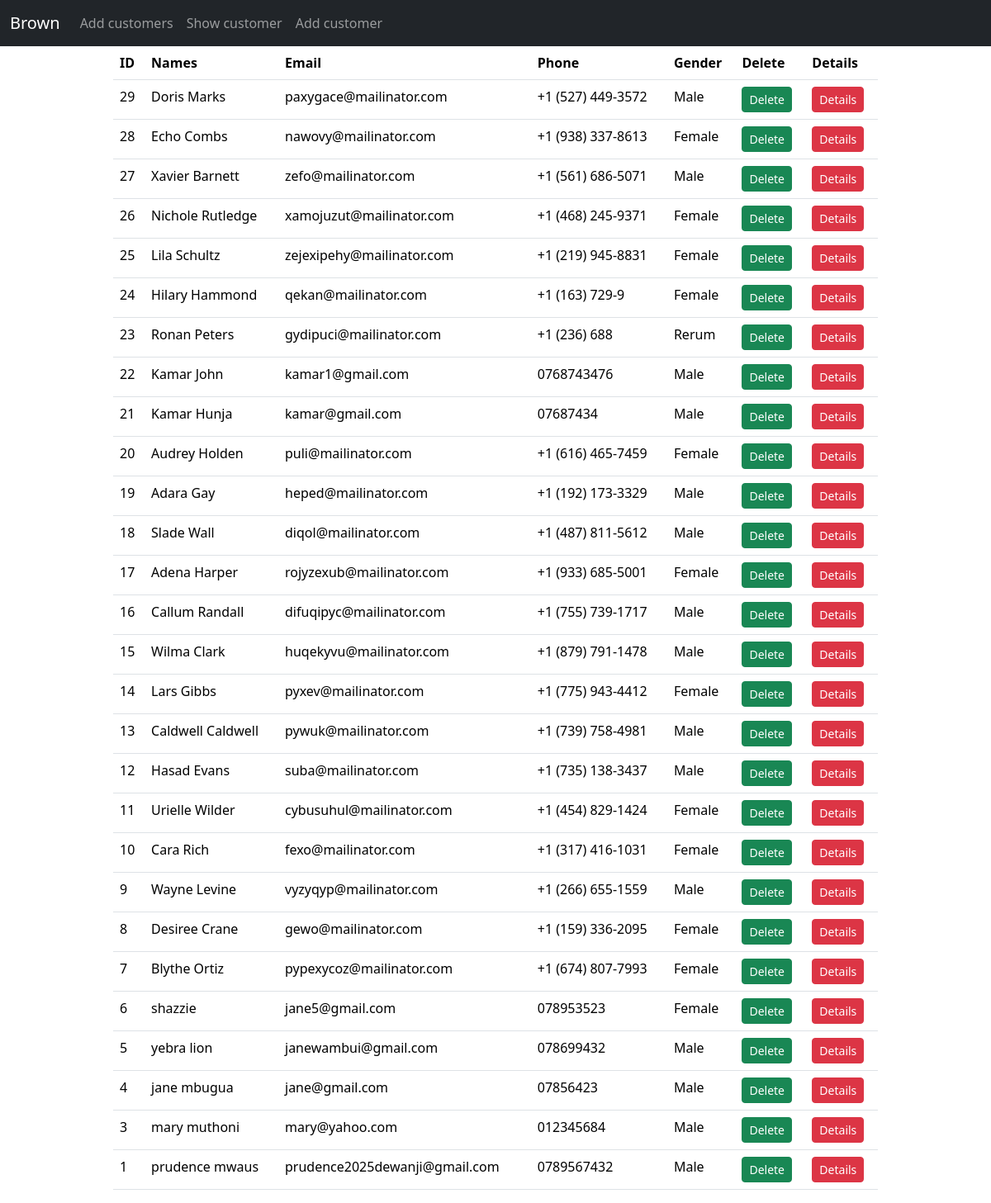
/show (signed in), run on an earlier commit of the app's database.
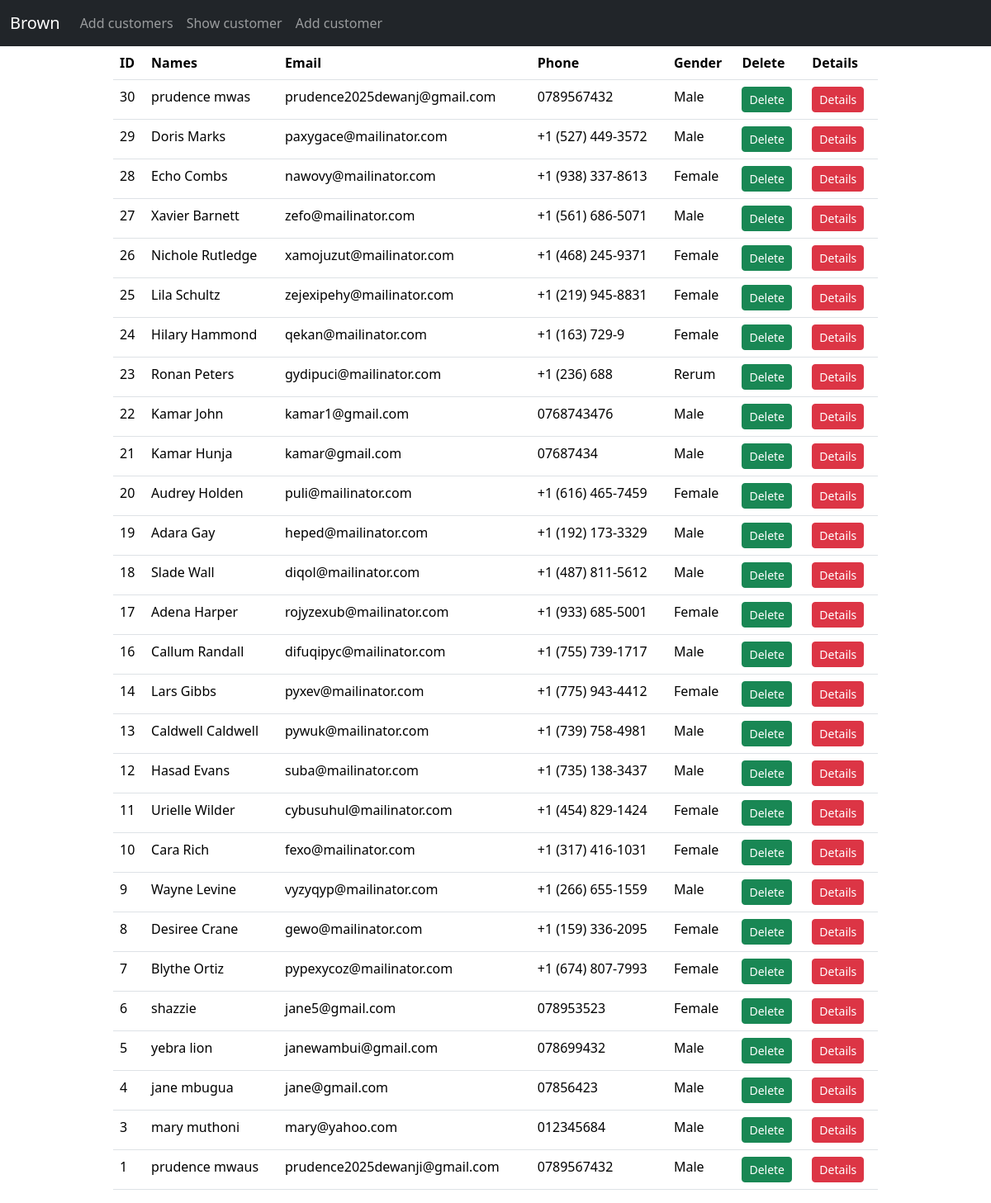
And on a later commit of the database.
### app/models.py (models this page shows)
class Customer(models.Model):
    id = models.AutoField(primary_key=True)
    name = models.CharField(max_length=100)
    email = models.EmailField(max_length=100,unique=True)
    phone = models.CharField(max_length=60)
    password = models.CharField(max_length=200)
    weight = models.IntegerField(default=0)
    height = models.IntegerField(default=0)
    gender = models.CharField(max_length=6,default="Male")
    dob = models.DateField(null=True,blank=True)
    pic = models.ImageField(upload_to="images/",null=True,blank=True)
    class Meta:
        db_table="customers"

### app/views.py (the view)
# urls.py: path('show',views.show,name='show-page'),
@login_required
def show(request):
    data = Customer.objects.all().order_by('-id')# select * from customers
    return render(request,'show.html',{'data':data})

### templates/show.html
{% extends 'master.html' %}
{% block content %}
<div class="container">
    <div class="row justify-content-center">
        <div class="col-sm-10">
            <table class="table" id="customers">
                <thead>
                <tr>
                    <th>ID</th>
                    <th>Names</th>
                    <th>Email</th>
                    <th>Phone</th>
                    <th>Gender</th>
                    <th>Delete</th>
                    <th>Details</th>
                </tr>
                </thead>
                <tbody>
                {% for customer in data %}
                    <tr>
                        <td>{{ customer.id }}</td>
                        <td>{{ customer.name }}</td>
                        <td>{{ customer.email }}</td>
                        <td>{{ customer.phone }}</td>
                        <td>{{ customer.gender }}</td>
                    <td>
                        <a class="btn btn-sm btn-success" href="/delete/{{ customer.id }}">Delete</a>
                    </td>
                     <td>
                        <a class="btn btn-sm btn-danger" href="/details/{{ customer.id }}">Details</a>
                    </td>
                    </tr>
                {% endfor %}
                </tbody>
            </table>
        </div>
    </div>
</div>
{% endblock %}

### templates/master.html (shortened to what this page needs)
<!DOCTYPE html>
<html lang="en">
<head>
     <link href="https://cdn.jsdelivr.net/npm/bootstrap@5.3.3/dist/css/bootstrap.min.css" rel="stylesheet">
     <link rel="stylesheet" href="https://cdn.datatables.net/2.2.2/css/dataTables.dataTables.min.css">
</head>
<body>
<nav class="navbar navbar-expand-sm bg-dark navbar-dark">
  <div class="container-fluid">
    <a class="navbar-brand" href="#">Brown</a>
    <div class="collapse navbar-collapse" id="collapsibleNavbar">
      <ul class="navbar-nav">
        <li class="nav-item">
          <a class="nav-link" href="/">Add customers</a>
        </li>
        <li class="nav-item">
          <a class="nav-link" href="/show">Show customer</a>
        </li>
        <li class="nav-item">
          <a class="nav-link" href="/add">Add customer</a>
        </li>
      </ul>
    </div>
  </div>
</nav>
{% block content %}
{% endblock %}
</body>
</html>

What changed in the data, as far as the page shows it:
removed Customer: id "15", name "Wilma Clark", email "huqekyvu@mailinator.com", phone "+1 (879) 791-1478", gender "Male"
added Customer: id "30", name "prudence mwas", email "prudence2025dewanj@gmail.com", phone "0789567432", gender "Male"
